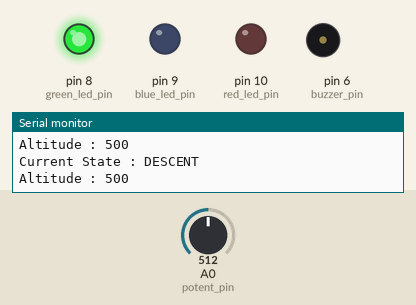
A sketch run on a simulated Arduino Uno, built with avr-gcc and run on an emulated ATmega328P. Parts: output pins drawn as LEDs (lit = HIGH), buzzer (waves = sounding), the last lines printed to the serial monitor. The test bench sets the inputs (shaded band); at power-on: A0 (potent_pin) = 512.

Above: at 1.2 s.
1.3 s: A0 (potent_pin) set to 858
2.8 s: A0 (potent_pin) set to 880
At 3.7 s:
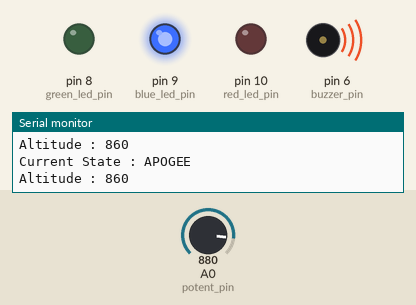
At 4.8 s:
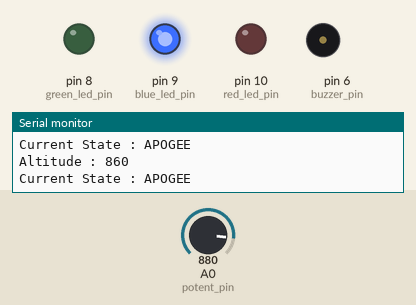
5.4 s: A0 (potent_pin) set to 851
8.4 s: A0 (potent_pin) set to 829
At 9.5 s:
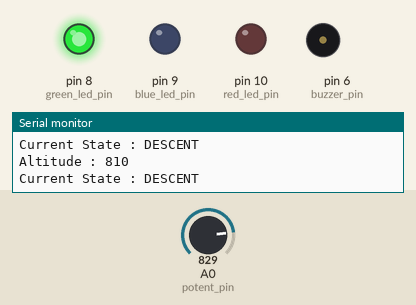
11.4 s: A0 (potent_pin) set to 115
14.4 s: A0 (potent_pin) set to 99
At 15.6 s:
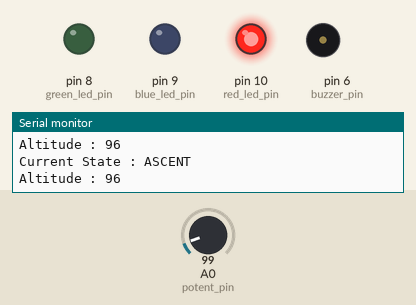
Timing chart, 0 to 16.9 s (numbered marks = the images above; inputs shaded):
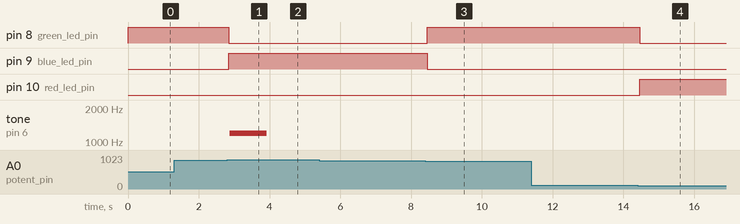

The sketch:

CANSAT.ino
```cpp
// C++ code
const int red_led_pin = 10;
const int blue_led_pin = 9;
const int green_led_pin = 8;
const int buzzer_pin = 6;
const int potent_pin = A0;
unsigned long deploy_time = 0;

//altitudes
const int ascent_threshold = 100;
const int apogee_threshold = 850;
const int descent_threshold = 820;

int altitude = 0;

//state machine setup
enum States {
  ASCENT,
  APOGEE,
  DESCENT
};
States current_state = ASCENT;

bool deployed = false; //parachute status
bool hasAscended = false;

void setup()
{
  Serial.begin(9600);
  pinMode(buzzer_pin, OUTPUT);
  pinMode(red_led_pin, OUTPUT);
  pinMode(blue_led_pin, OUTPUT);
  pinMode(green_led_pin, OUTPUT);
}

void loop()
{
 //read potentiometer and convert its value to altitude
 int potent_value = analogRead(potent_pin);
 altitude = map(potent_value, 0, 1023, 0, 1000);
 Serial.print("Altitude : ");
 Serial.println(altitude);

 //ASCENT
 if (altitude <= ascent_threshold) {
 	Serial.println("Current State : ASCENT");
   	digitalWrite(10, HIGH);
    digitalWrite(9, LOW);
   	digitalWrite(8, LOW);
   	hasAscended = true;
    current_state = ASCENT;
   	noTone(buzzer_pin);
    deployed = false;
 }

 //APOGEE
 else if (altitude >= apogee_threshold) {
 	Serial.println("Current State : APOGEE");
    digitalWrite(10, LOW);
    digitalWrite(9, HIGH);
    digitalWrite(8, LOW);

    current_state = APOGEE;
   if (!deployed){
     deployed = true;
     Serial.println("Deployment State : HAS DEPLOYED");
     tone(buzzer_pin, 1200);
     deploy_time = millis();
   }
 }

 //DESCENT
 else if (altitude <= descent_threshold) {
 	Serial.println("Current State : DESCENT");
 	digitalWrite(10, LOW);
 	digitalWrite(9, LOW);
    digitalWrite(8, HIGH);
    current_state = DESCENT;
    noTone(buzzer_pin);
    deployed = false;
  }
 //stop buzzer after 3 seconds from deployment
 if (deployed && millis() - deploy_time  > 1000) {
 	noTone(buzzer_pin);
 }
}
```

Measured:
- the behaviour switches between 869 and 870 on A0 (potent_pin) (found by bisection; images 0 and 1)
- the behaviour switches between 840 and 839 on A0 (potent_pin) (found by bisection; images 2 and 3)
- the behaviour switches between 104 and 103 on A0 (potent_pin) (found by bisection; images 3 and 4)
- after the input at 2.8 s, pin 8 (green_led_pin): HIGH → LOW after 0.05 s; pin 9 (blue_led_pin): LOW → HIGH after 0.05 s; tone on pin 6 (buzzer_pin): silent → 1200 Hz after 0.08 s, → silent 1.0 s later
- after the input at 8.4 s, pin 8 (green_led_pin): LOW → HIGH after 0.06 s; pin 9 (blue_led_pin): HIGH → LOW after 0.06 s
- after the input at 14.4 s, pin 8 (green_led_pin): HIGH → LOW after 0.07 s; pin 10 (red_led_pin): LOW → HIGH after 0.07 s
